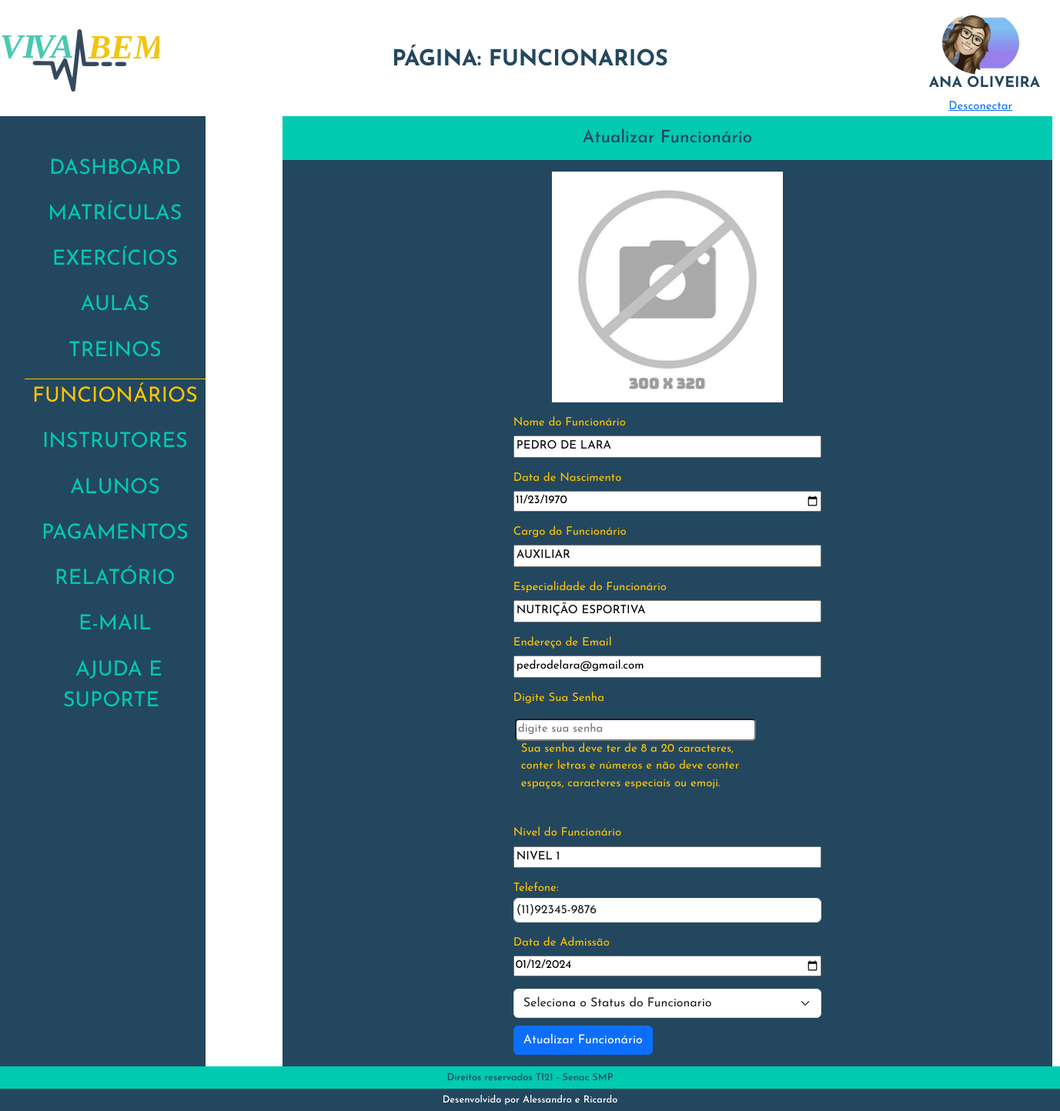
/admin/index.php?p=funcionarios&i=atualizar&id=9 (signed in), run on the app's committed database.
### tables this page shows
CREATE TABLE `tblalunos` (
  `idAluno` int(11) NOT NULL,
  `nomeAluno` varchar(50) NOT NULL,
  `dataNascAluno` date NOT NULL,
  `emailAluno` varchar(80) NOT NULL,
  `senhaAluno` varchar(20) NOT NULL,
  `dataCadAluno` date NOT NULL,
  `statusAluno` varchar(10) NOT NULL,
  `fotoAluno` varchar(100) NOT NULL
);

CREATE TABLE `tblfuncionarios` (
  `idFuncionario` int(11) NOT NULL,
  `nomeFuncionario` varchar(50) NOT NULL,
  `altFuncionario` varchar(50) NOT NULL,
  `dataNascFuncionario` date NOT NULL,
  `cargoFuncionario` varchar(20) NOT NULL,
  `especialidadeFuncionario` varchar(20) NOT NULL,
  `emailFuncionario` varchar(80) DEFAULT NULL,
  `senhaFuncionario` varchar(20) NOT NULL,
  `nivelFuncionario` varchar(15) NOT NULL,
  `telefoneFuncionario` varchar(14) NOT NULL,
  `dataAdmissaoFuncionario` date NOT NULL,
  `statusFuncionario` varchar(10) NOT NULL,
  `fotoFuncionario` varchar(100) DEFAULT NULL,
  `linkFaceFuncionario` varchar(150) NOT NULL,
  `linkInstaFuncionario` varchar(150) NOT NULL,
  `linklinkedinFuncionario` varchar(150) NOT NULL,
  `linkWhatsFuncionario` varchar(150) NOT NULL
);

### admin/class/aluno.php (called while the page is built, shortened)
<?php
class AlunoClass
{
    public $idAluno;
public function __construct($id = false)
{
    if ($id) {
        $this->idAluno = $id;
        $this->Carregar();
    }
}
public function Carregar()
{
    $query = "SELECT * FROM  tblalunos WHERE idAluno = " . $this->idAluno;
    $conn = Conexao::LigarConexao();
    $resultado = $conn->query($query);
    $lista = $resultado->fetchAll();
    foreach ($lista as $linha) {
        $this->nomeAluno = $linha['nomeAluno'];
        $this->fotoAluno = $linha['fotoAluno'];
    }
}
}

### admin/class/funcionario.php (called while the page is built, shortened)
<?php
class FuncionarioClass
{
    public $idFuncionario;
    public function __construct($id = false)
    {
        if ($id) {
            $this->idFuncionario = $id;
            $this->Carregar();
        }
    }
    public function Carregar()
    {
        $query = "SELECT * FROM  tblfuncionarios WHERE idFuncionario = " . $this->idFuncionario;
        $conn = Conexao::LigarConexao();
        $resultado = $conn->query($query);
        $lista = $resultado->fetchAll();
        foreach ($lista as $linha) {
            $this->nomeFuncionario = $linha['nomeFuncionario'];
            $this->dataNascFuncionario = $linha['dataNascFuncionario'];
            $this->cargoFuncionario = $linha['cargoFuncionario'];
            $this->especialidadeFuncionario = $linha['especialidadeFuncionario'];
            $this->emailFuncionario = $linha['emailFuncionario'];
            $this->nivelFuncionario = $linha['nivelFuncionario'];
            $this->telefoneFuncionario = $linha['telefoneFuncionario'];
            $this->dataAdmissaoFuncionario = $linha['dataAdmissaoFuncionario'];
        }
    }
   }

### admin/funcionarios/atualizar.php (the view, shortened to what this page needs)
<?php
require_once("class/funcionario.php");
$funcionario = new FuncionarioClass($id);
?>
<h1 class="h1Geral">Atualizar Funcionário</h1>
<form class="formfunc" action="index.php?p=funcionarios&i=atualizar&id=<?php echo $funcionario->idFuncionario ?>" method="POST" enctype="multipart/form-data">
    <div class="input-group mb-3">
        <div class="tamanhoFotoCad">
            <img src="img/sem-foto.jpg" alt="..." id="imgfoto">
        </div>
    </div>
    <div class="setecamposesquerda">
        <div class="mb-3">
            <label class="labelfunc" for="nomeFuncionario" class="form-label">Nome do Funcionário</label>
            <input class="inputfunc" type="text" class="form-control" name="nomeFuncionario" id="nomeFuncionario" placeholder="Informe Nome do Funcionario" value="<?php echo $funcionario->nomeFuncionario; ?>">
        </div>
        <div class="mb-3">
            <label class="labelfunc" for="dataNascFuncionario" class="form-label">Data de Nascimento</label>
            <input class="inputdatafunc" type="date" class="form-control" name="dataNascFuncionario" id="dataNascFuncionario" placeholder="Sua Data de Nascimento" value="<?php echo $funcionario->dataNascFuncionario; ?>">
        </div>
        <div class="mb-3">
            <label class="labelfunc" for="cargoFuncionario" class="form-label">Cargo do Funcionário</label>
            <input class="inputfunc" type="text" class="form-control" name="cargoFuncionario" id="cargoFuncionario" required placeholder="Informe o Cargo do Funcionario" value="<?php echo $funcionario->cargoFuncionario; ?>">
        </div>
        <div class="mb-3">
            <label class="labelfunc" for="especialidadeFuncionario" class="form-label">Especialidade do Funcionário</label>
            <input class="inputfunc" type="text" class="form-control" name="especialidadeFuncionario" id="especialidadeFuncionario" placeholder="Informe a especialidade do Funcionario" value="<?php echo $funcionario->especialidadeFuncionario; ?>">
        </div>
        <div class="mb-3">
            <label class="labelfunc" for="emailFuncionario" class="form-label">Endereço de Email </label>
            <input class="inputfunc" type="email" class="form-control" name="emailFuncionario" id="emailFuncionario" placeholder="name@example.com" value="<?php echo $funcionario->emailFuncionario; ?>">
        </div>
        <div class="mb-3">
            <label class="labelfunc" for="inputPassword" class="form-label">Digite Sua Senha</label>
            <div class="col-sm-10">
                <input class="inputsenha" type="password" class="form-control" id="inputPassword" placeholder="digite sua senha">
                <p>Sua senha deve ter de 8 a 20 caracteres, conter letras e números e não deve conter espaços, caracteres especiais ou emoji.</p>
            </div>
        </div>
        <div class="mb-3">
            <label class="labelfunc" for="nivelFuncionario" class="form-label">Nivel do Funcionário</label>
            <input class="inputfunc" type="text" class="form-control" name="nivelFuncionario" id="nivelFuncionario" placeholder="Informe o Nivel do Funcionario" value="<?php echo $funcionario->nivelFuncionario; ?>">
        </div>
    </div>
    <div class=" direita">
        <div class="mb-3">
            <label for="telefoneFuncionario">Telefone:</label>
            <input type="tel" class="form-control" name="telefoneFuncionario" id="telefoneFuncionario" placeholder="(11)99999-999" value="<?php echo $funcionario->telefoneFuncionario; ?>">
        </div>
        <div class="mb-3">
            <label class="labelfunc" for="dataAdmissaoFuncionario" class="form-label">Data de Admissão</label>
            <input class="inputdatafuncAdmis" type="date" class="form-control" name="dataAdmissaoFuncionario" id="dataAdmissaoFuncionario" placeholder="data de admissão" value="<?php echo $funcionario->dataAdmissaoFuncionario; ?>">
        </div>
        <div class="selecaofunc" class="form-group col-sm-6 offset-md-2">
            <select class="form-select col-sm-2" aria-label="Default select example" name="statusFuncionario" required>
                <option selected="">Seleciona o Status do Funcionario</option>
            </select>
        </div>
        <div class="botaocad">
            <button type="submit" class="btn btn-primary">Atualizar Funcionário</button>
        </div>
    </div>
</form>

### admin/index.php (shortened to what this page needs)
<?php
if (isset($_SESSION['idAluno'])) {
    $tipoUsuario = 'aluno';
} elseif (isset($_SESSION['idFuncionario'])) {
    $id = $_SESSION['idFuncionario'];
    $tipoUsuario = 'funcionario';
} else {
    header("location: http://localhost/Projeto-Academia-Viva-Bem-Senac/admin/loginAdmin.php");
    exit;
}
$pagina = @$_GET['p'];
require_once('class/aluno.php');
require_once('class/funcionario.php');
if ($tipoUsuario === 'aluno') {
    $aluno = new AlunoClass($id);
    $usuario = $aluno;
} elseif ($tipoUsuario === 'funcionario') {
    $funcionario = new FuncionarioClass($id);
    $usuario = $funcionario;
}
?>
<!DOCTYPE html>
<html lang="pt-BR">
<head>
    <link rel="stylesheet" href="./css/reset.css">
    <link href="path/to/lightbox.css" rel="stylesheet" />
    <link href="https://cdn.jsdelivr.net/npm/bootstrap@5.3.2/dist/css/bootstrap.min.css" rel="stylesheet">
    <link rel="stylesheet" href="./css/estilo.css">
</head>
<body>
    <header class="topo">
        <h1>
            <img src="./img/logoVivaBem.svg" alt="Logo Viva Bem">
        </h1>
        <?php
        if ($pagina == '') {
            echo '<h2>Dashboard</h2>';
        } else {
            echo ('<h2>Página: ' . $pagina . '</h2>');
        }
        ?>
         <div class="identUser">
            <img src="../img/<?php echo $usuario->fotoAluno ?? $usuario->fotoFuncionario; ?>" alt="User">
            <h2><?php echo $usuario->nomeAluno ?? $usuario->nomeFuncionario; ?></h2>
            <a href="desconectar.php">Desconectar</a>
        </div>
    </header>
    <main>
        <div class="menu">
            <nav>
                <ul>
                    <li><a href="index.php?p=dashboard" class="<?php echo (($pagina == 'dashboard') ||  (@$pagina == '')) ? 'menuAtivo' : ''; ?>"> Dashboard </a></li>
                    <li><a href="index.php?p=matriculas" class="<?php echo ($pagina == 'matriculas') ? 'menuAtivo' : ''; ?>"> Matrículas </a></li>
                    <li><a href="index.php?p=exercicios" class="<?php echo ($pagina == 'exercicios') ? 'menuAtivo' : ''; ?>"> Exercícios </a></li>
                    <li><a href="index.php?p=aulas" class="<?php echo ($pagina == 'aulas') ? 'menuAtivo' : ''; ?>"> Aulas </a></li>
                    <li><a href="index.php?p=treino" class="<?php echo ($pagina == 'treino') ? 'menuAtivo' : ''; ?>"> Treinos </a></li>
                    <li><a href="index.php?p=funcionarios" class="<?php echo ($pagina == 'funcionarios') ? 'menuAtivo' : ''; ?>"> Funcionários </a></li>
                    <li><a href="index.php?p=instrutores" class="<?php echo ($pagina == 'instrutores') ? 'menuAtivo' : ''; ?>"> Instrutores </a></li>
                    <li><a href="index.php?p=aluno" class="<?php echo ($pagina == 'aluno') ? 'menuAtivo' : ''; ?>"> Alunos </a></li>
                    <li><a href="index.php?p=pagamento" class="<?php echo ($pagina == 'pagamento') ? 'menuAtivo' : ''; ?>"> Pagamentos </a></li>
                    <li><a href="index.php?p=relatorio" class="<?php echo ($pagina == 'relatorio') ? 'menuAtivo' : ''; ?>"> Relatório </a></li>
                    <li><a href="index.php?p=contato" class="<?php echo ($pagina == 'contato') ? 'menuAtivo' : ''; ?>"> E-mail </a></li>
                    <li><a href="index.php?p=ajuda" class="<?php echo ($pagina == 'ajuda') ? 'menuAtivo' : ''; ?>"> Ajuda e Suporte </a></li>
                </ul>
            </nav>
        </div>
        <div class="box">
            <?php
            switch ($pagina) {
                case 'funcionarios':
                    require_once('funcionarios/funcionarios.php');
                    break;
            }
            ?>
        </div>
    </main>
    <footer class="rodape">
        <h2>Direitos reservados TI21 - Senac SMP</h2>
        <h2>Desenvolvido por Alessandro e Ricardo</h2>
    </footer>
</body>
</html>

### admin/css/estilo.css (style rules this page uses)
*, a, h1, h2, h3, h4 { font-family: 'Josefin Sans', sans-serif; font-size: 15px; }
body { display: flex; flex-direction: column; height: 100vh; width: 100%; }
.topo { display: flex; justify-content: space-between; margin-top: 1%; align-items: center; }
.topo h1 { text-align: center; width: 15%; }
.identUser { width: 100%; }
.identUser img { max-width: 100px; max-height: 90px; object-fit: cover; border-radius: 50%; }
.topo h2 { font-size: 1.8em; text-transform: uppercase; color: #23475f; font-weight: bold; }
.topo div { display: flex; flex-direction: column; align-items: center; width: 15%; }
.topo div img { width: 75%; }
.topo div h2 { margin-left: 5%; font-size: 1.2em; }
main { flex: 1; display: flex; }
.menu { background-color: #23475f; text-align: center; display: flex; }
.menu nav { margin-top: 15%; }
.menu nav ul li { padding: 4% 0; }
.menu nav ul li a { text-decoration: none; color: #00cab0; font-size: 1.8em; text-transform: uppercase; padding: 4% 10px; }
.menuAtivo { color: #ffc500 !important; border-top: solid 1px #ffc500; }
.box { margin: 0 100px; }
.rodape { text-align: center; }
.rodape h2 { font-size: .8em; margin-bottom: 0; }
.rodape h2:nth-child(1) { background: #00cab0; padding: .5% 0; color: #23475f; }
.rodape h2:nth-child(2) { background: #23475f; padding: .5% 0; color: #fff; }
form { display: flex; flex-direction: column; align-items: stretch; background: #23475f; width: 1000px; padding: 15px 50px; color: #ffc500; }
.form-control { padding: 3px; }
.col-sm-10 { padding: 10px; }
.inputsenha { width: 24%; border-radius: 5px 5px; margin-left: -8px; }
.h1Geral { text-align: center; color: #23475f; font-size: 1.5em; background: #00cab0; margin: 0; padding: 15px; }
.formfunc { display: flex; flex-direction: column; align-items: center; justify-content: flex-start; }
.input-group { display: flex; flex-direction: column; align-items: center; }
.tamanhoFotoCad { width: 100%; display: flex; justify-content: center; }
.tamanhoFotoCad img { max-width: 300px; max-height: 320px; object-fit: cover; }
.setecamposesquerda, .direita { width: 100%; max-width: 400px; margin: auto; }
.mb-3 { margin-bottom: 15px; }
.labelfunc { display: block; margin-bottom: 5px; }
.inputfunc, .inputdatafunc, .inputsenha, .inputdatafuncAdmis, .selecaofunc, .botaocad { width: 100%; }
.botaocad { margin-top: 10px; }

### data on the page
tblalunos: fotoAluno (picture), nomeAluno "ANA OLIVEIRA"
tblfuncionarios: nomeFuncionario "PEDRO DE LARA", dataNascFuncionario "11/23/1970", cargoFuncionario "AUXILIAR", especialidadeFuncionario "NUTRIÇÃO ESPORTIVA", emailFuncionario "pedrodelara@gmail.com", nivelFuncionario "NIVEL 1", telefoneFuncionario "(11)92345-9876", dataAdmissaoFuncionario "01/12/2024"

### other printed values
$pagina "FUNCIONARIOS"
